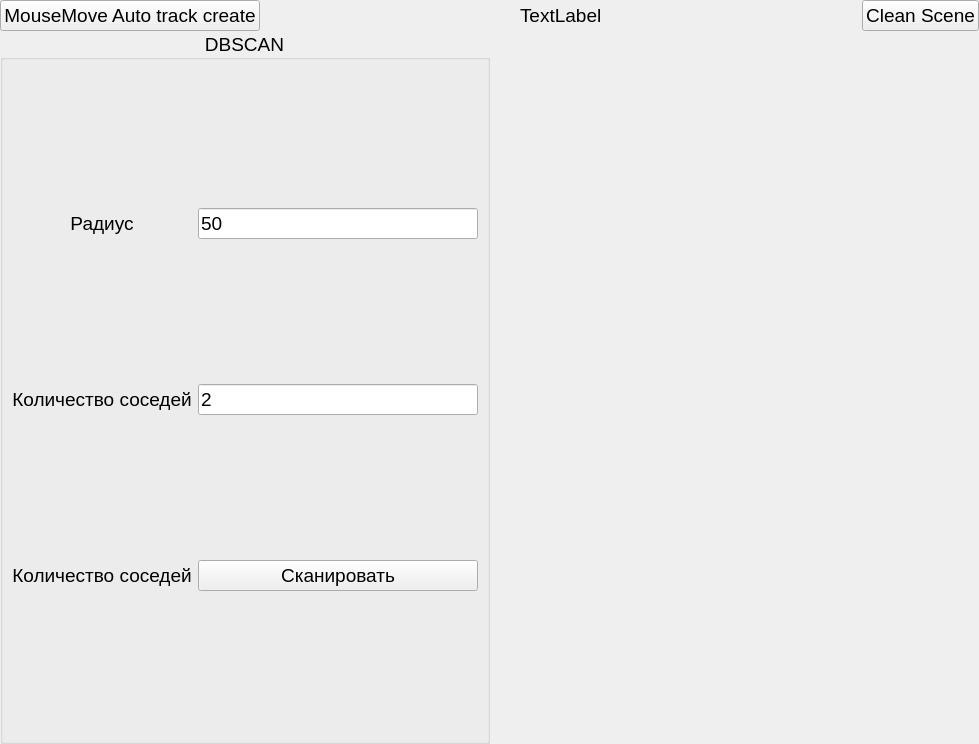
<?xml version="1.0" encoding="UTF-8"?>
<ui version="4.0">
 <class>MainWindow</class>
 <widget class="QMainWindow" name="MainWindow">
  <property name="geometry">
   <rect>
    <x>0</x>
    <y>0</y>
    <width>979</width>
    <height>744</height>
   </rect>
  </property>
  <property name="font">
   <font>
    <pointsize>14</pointsize>
   </font>
  </property>
  <property name="windowTitle">
   <string>Алгоритмы кластеризации</string>
  </property>
  <property name="windowIcon">
   <iconset resource="resource.qrc">
    <normaloff>:/Resource/8635550.png</normaloff>:/Resource/8635550.png</iconset>
  </property>
  <widget class="QWidget" name="centralwidget">
   <layout class="QVBoxLayout" name="verticalLayout_2">
    <property name="spacing">
     <number>0</number>
    </property>
    <property name="leftMargin">
     <number>0</number>
    </property>
    <property name="topMargin">
     <number>0</number>
    </property>
    <property name="rightMargin">
     <number>0</number>
    </property>
    <property name="bottomMargin">
     <number>0</number>
    </property>
    <item>
     <layout class="QVBoxLayout" name="verticalLayout2">
      <property name="spacing">
       <number>0</number>
      </property>
      <item>
       <layout class="QHBoxLayout" name="horizontalLayout_5">
        <property name="spacing">
         <number>0</number>
        </property>
        <item>
         <widget class="QPushButton" name="pushButton_3">
          <property name="text">
           <string>MouseMove Auto track create</string>
          </property>
         </widget>
        </item>
        <item>
         <spacer name="horizontalSpacer">
          <property name="orientation">
           <enum>Qt::Horizontal</enum>
          </property>
          <property name="sizeHint" stdset="0">
           <size>
            <width>40</width>
            <height>20</height>
           </size>
          </property>
         </spacer>
        </item>
        <item>
         <widget class="QLabel" name="label_7">
          <property name="text">
           <string>TextLabel</string>
          </property>
         </widget>
        </item>
        <item>
         <spacer name="horizontalSpacer_3">
          <property name="orientation">
           <enum>Qt::Horizontal</enum>
          </property>
          <property name="sizeHint" stdset="0">
           <size>
            <width>40</width>
            <height>20</height>
           </size>
          </property>
         </spacer>
        </item>
        <item>
         <widget class="QPushButton" name="pushButton_4">
          <property name="text">
           <string>Clean Scene</string>
          </property>
         </widget>
        </item>
       </layout>
      </item>
      <item>
       <layout class="QVBoxLayout" name="verticalLayout">
        <property name="spacing">
         <number>0</number>
        </property>
       </layout>
      </item>
      <item>
       <layout class="QHBoxLayout" name="horizontalLayout">
        <item>
         <widget class="QGroupBox" name="groupBox">
          <property name="sizePolicy">
           <sizepolicy hsizetype="Preferred" vsizetype="Minimum">
            <horstretch>0</horstretch>
            <verstretch>0</verstretch>
           </sizepolicy>
          </property>
          <property name="title">
           <string>DBSCAN</string>
          </property>
          <property name="alignment">
           <set>Qt::AlignCenter</set>
          </property>
          <layout class="QGridLayout" name="gridLayout_3">
           <item row="1" column="0">
            <widget class="QLabel" name="label_2">
             <property name="text">
              <string>Количество соседей</string>
             </property>
             <property name="alignment">
              <set>Qt::AlignCenter</set>
             </property>
            </widget>
           </item>
           <item row="2" column="1">
            <widget class="QPushButton" name="pushButton">
             <property name="text">
              <string>Сканировать</string>
             </property>
            </widget>
           </item>
           <item row="2" column="0">
            <widget class="QLabel" name="label_3">
             <property name="text">
              <string>Количество соседей</string>
             </property>
             <property name="alignment">
              <set>Qt::AlignCenter</set>
             </property>
            </widget>
           </item>
           <item row="0" column="1">
            <widget class="QLineEdit" name="lineEdit">
             <property name="text">
              <string>50</string>
             </property>
            </widget>
           </item>
           <item row="0" column="0">
            <widget class="QLabel" name="label">
             <property name="text">
              <string>Радиус</string>
             </property>
             <property name="alignment">
              <set>Qt::AlignCenter</set>
             </property>
            </widget>
           </item>
           <item row="1" column="1">
            <widget class="QLineEdit" name="lineEdit_2">
             <property name="text">
              <string>2</string>
             </property>
            </widget>
           </item>
          </layout>
         </widget>
        </item>
        <item>
         <spacer name="horizontalSpacer_2">
          <property name="orientation">
           <enum>Qt::Horizontal</enum>
          </property>
          <property name="sizeHint" stdset="0">
           <size>
            <width>40</width>
            <height>20</height>
           </size>
          </property>
         </spacer>
        </item>
       </layout>
      </item>
     </layout>
    </item>
   </layout>
  </widget>
 </widget>
 <resources>
  <include location="resource.qrc"/>
 </resources>
 <connections/>
</ui>
